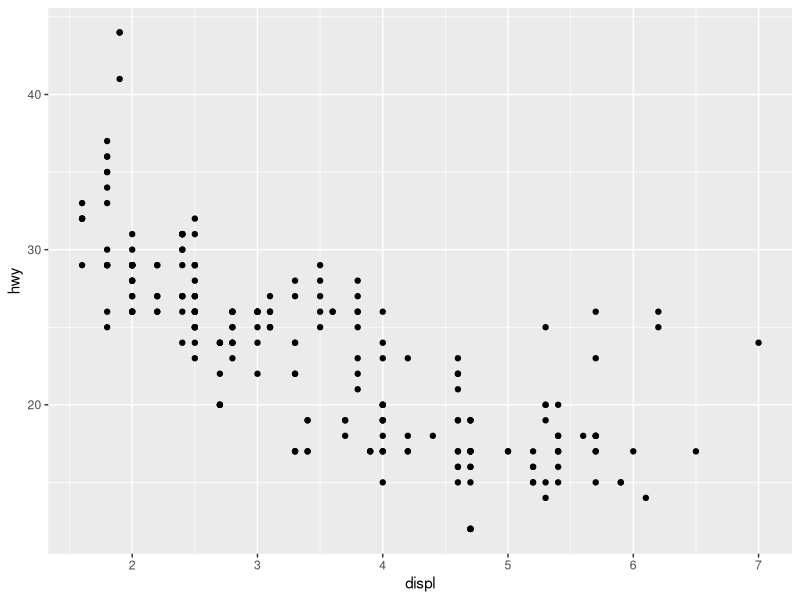
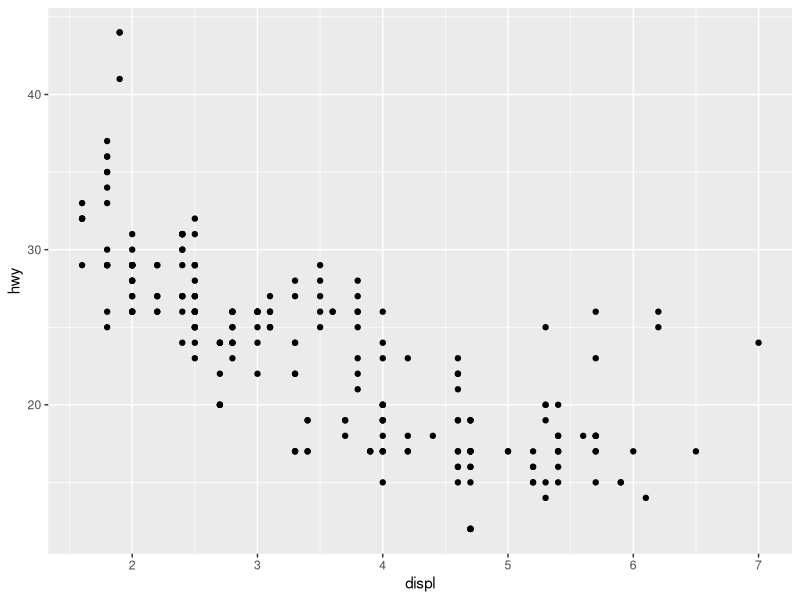
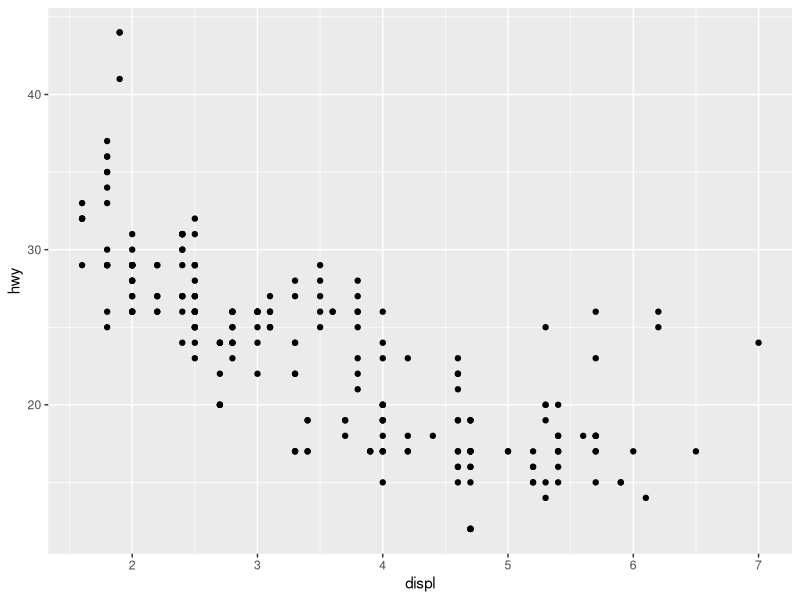
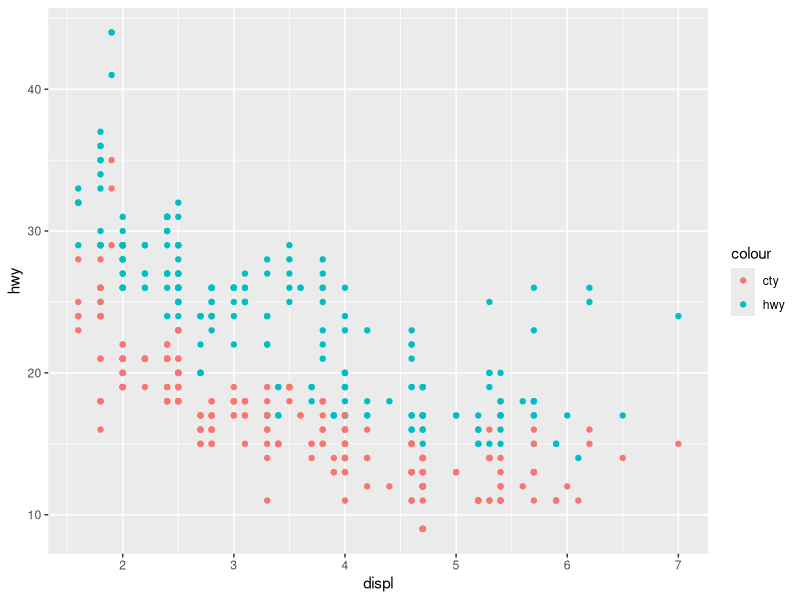
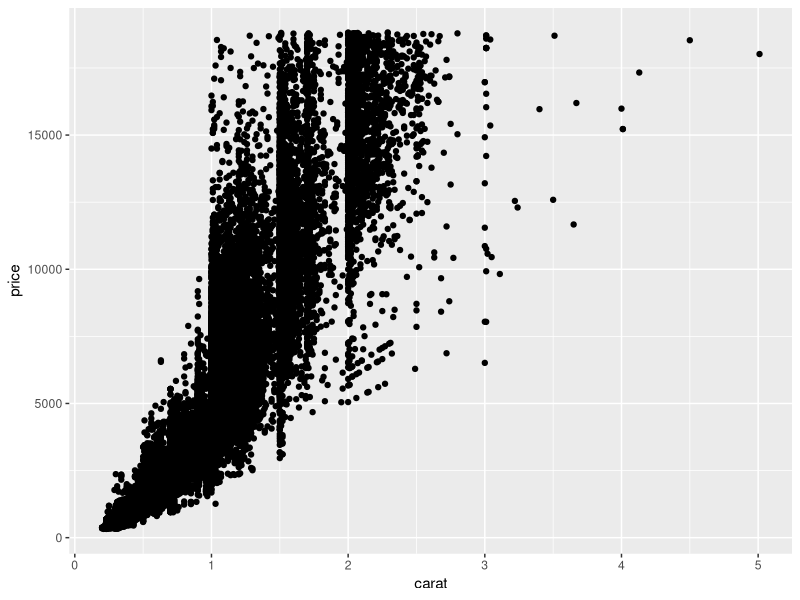
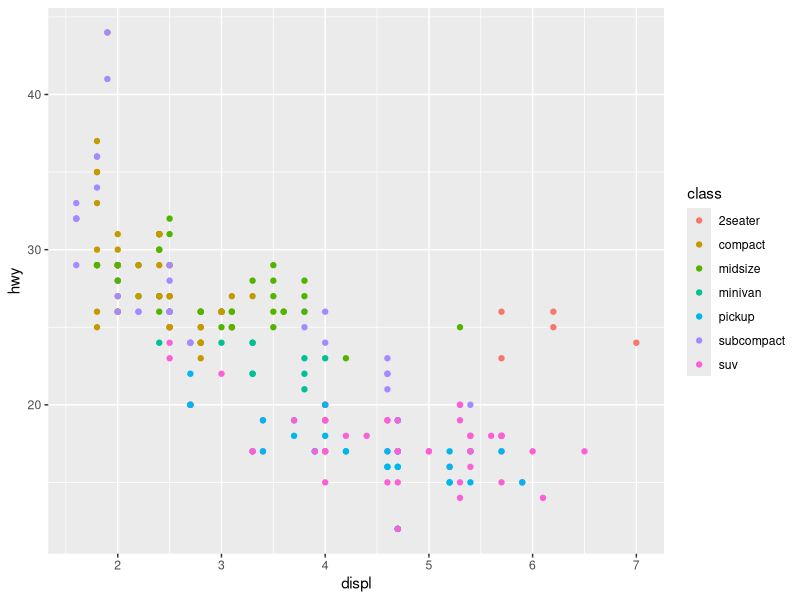
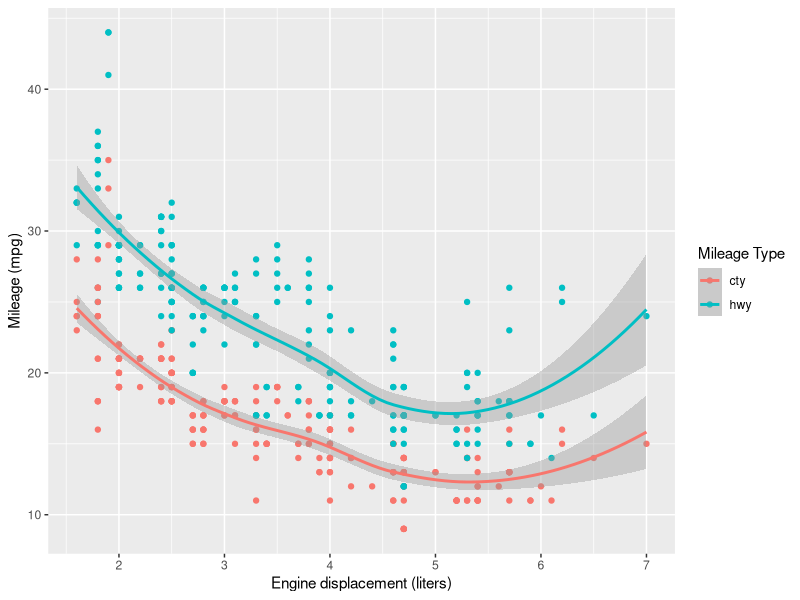
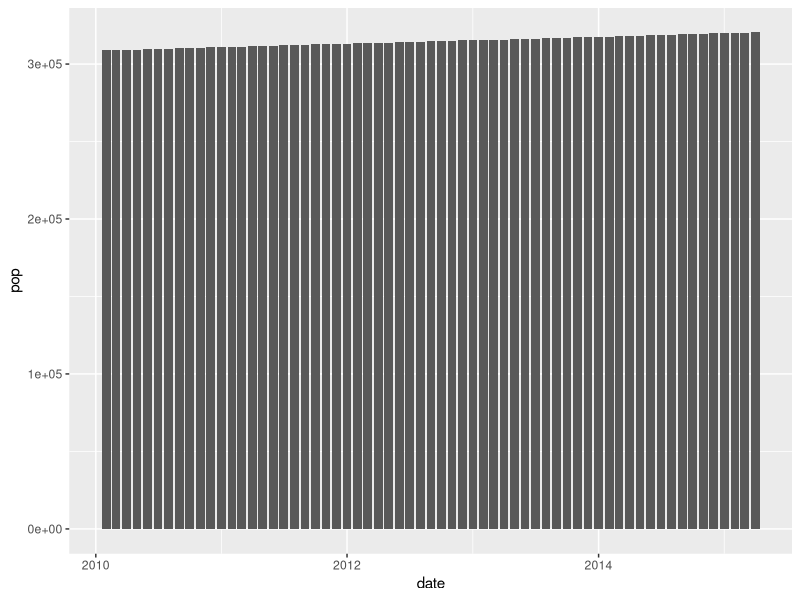

The R script that drew these images, in order:
## ---- chunk 1
# knitr options
knitr::opts_chunk$set(echo = TRUE)
## ---- chunk 2
library(tidyverse)

## ---- chunk 3
## NOTE: No need to modify! Just example code
ggplot(
  data = mpg,
  mapping = aes(x = displ, y = hwy)
) +
  geom_point()
## ---- chunk 4
## NOTE: No need to modify! Just example code
ggplot(
  mpg,
  aes(x = displ, y = hwy)
) +
  geom_point()
## ---- chunk 5
## NOTE: No need to modify! Just example code
ggplot(
  mpg,
  aes(displ, hwy)
) +
  geom_point()
## ---- chunk 6
## NOTE: No need to modify! Just example code
ggplot(mpg, aes(x = displ)) +
  geom_point(aes(y = hwy, color = "hwy")) +
  geom_point(aes(y = cty, color = "cty"))
## ---- chunk 7
## TODO: Add a "gam" and "lm" smooth to the following plot
diamonds %>%
  ggplot(aes(carat, price)) +
  geom_point()
## ---- chunk 8
## TODO: Use df_annotate below to add text labels to the scatterplot
df_annotate <-
  mpg %>%
  group_by(class) %>%
  summarize(
    displ = mean(displ),
    hwy = mean(hwy)
  )

mpg %>%
  ggplot(aes(displ, hwy)) + 
  geom_point(aes(color = class))
## ---- chunk 9
## NOTE: No need to modify! Just analyze the scatterplot
mpg %>%
  pivot_longer(names_to = "source", values_to = "mpg", c(hwy, cty)) %>%
  ggplot(aes(displ, mpg, color = source)) +
  geom_point() +
  geom_smooth() +
  scale_color_discrete(name = "Mileage Type") +
  labs(
    x = "Engine displacement (liters)",
    y = "Mileage (mpg)"
  )
## ---- chunk 10
economics %>%
  filter(date > lubridate::ymd("2010-01-01")) %>%
  ggplot(aes(date, pop)) +
  geom_col()
## ---- chunk 11
economics %>%
  filter(date > lubridate::ymd("2010-01-01")) %>%
  ggplot(aes(date, pop)) +
  geom_point()
## ---- chunk 12
economics %>%
  mutate(pop_delta = pop - lag(pop)) %>%
  filter(date > lubridate::ymd("2005-01-01")) %>%
  ggplot(aes(date, pop_delta)) +
  geom_col()
## ---- chunk 13
economics %>%
  mutate(pop_delta = pop - lag(pop)) %>%
  filter(date > lubridate::ymd("2005-01-01")) %>%
  ggplot(aes(date, pop_delta)) +
  geom_point()
